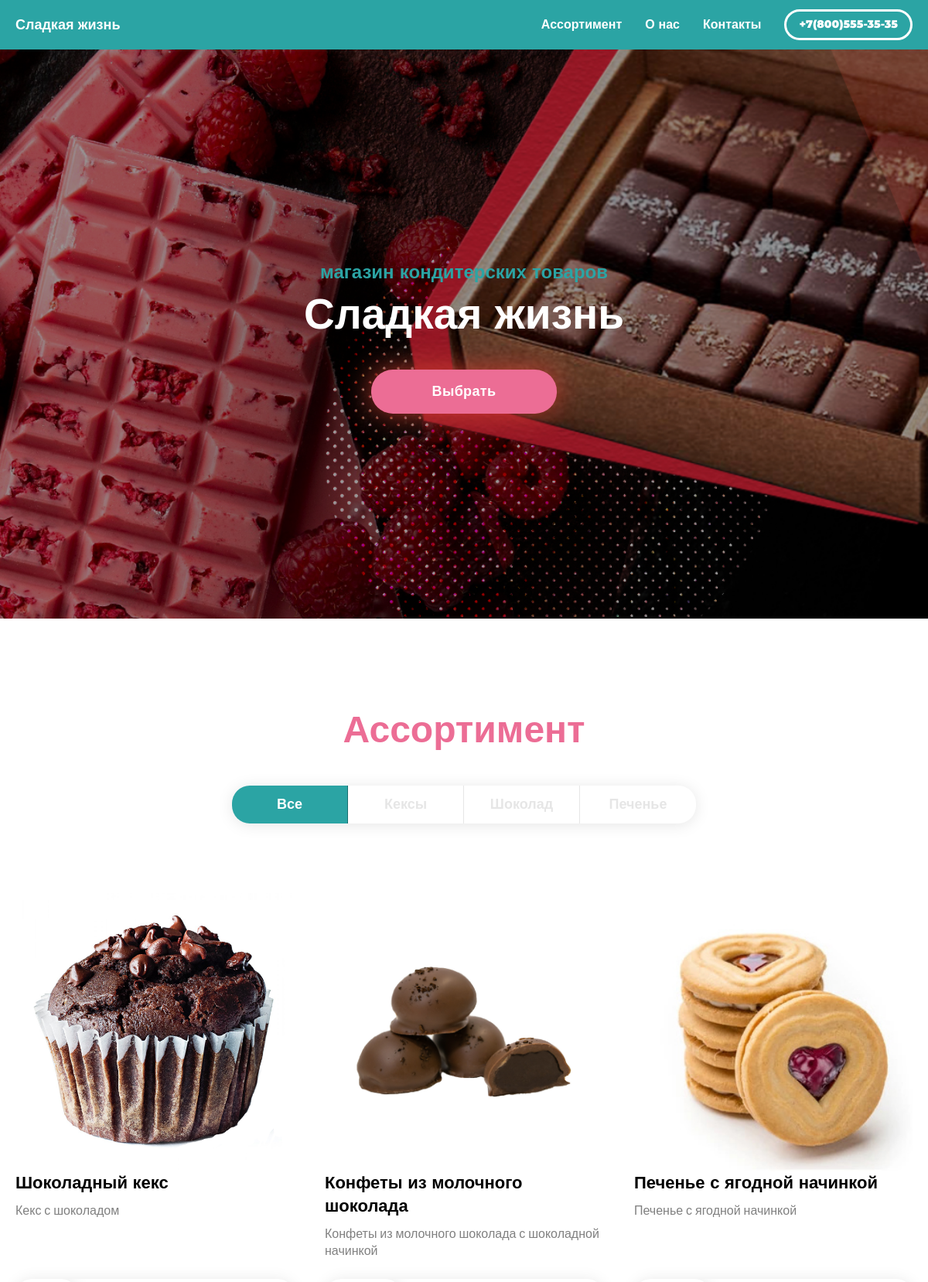
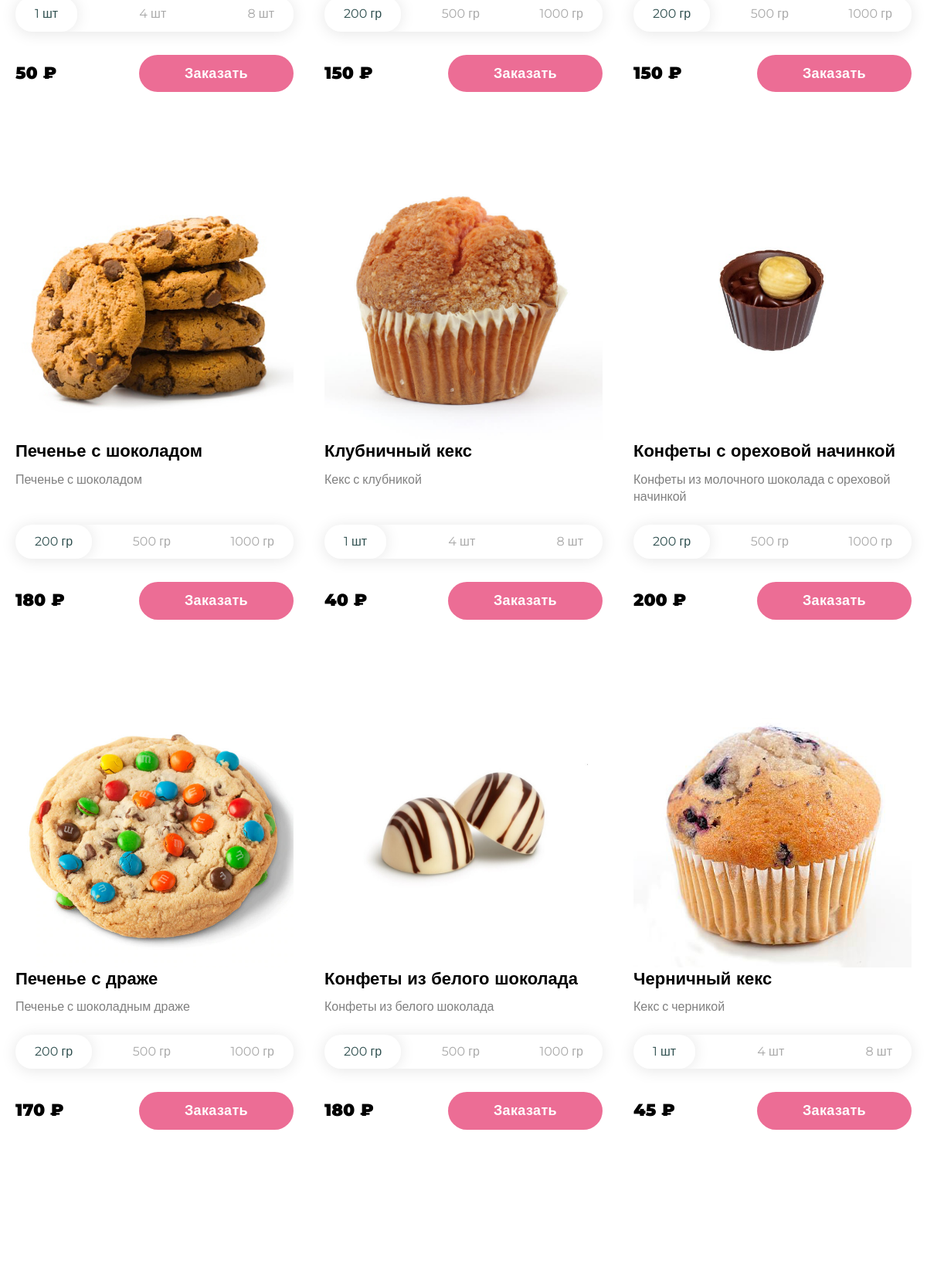
Screenshot of /Online-Store/project/index.php (upper part) with the database file from the repository (2 pictures, top to bottom).
### tables this page shows
CREATE TABLE `assortiment` (
  `id` int NOT NULL,
  `name` varchar(100) NOT NULL,
  `image` varchar(255) DEFAULT NULL,
  `text` text,
  `type` varchar(11) DEFAULT NULL,
  `small` varchar(11) DEFAULT '25 см',
  `medium` varchar(11) DEFAULT '30 см',
  `big` varchar(11) DEFAULT '35 см',
  `price_small` int DEFAULT '500',
  `price_medium` int DEFAULT '700',
  `price_big` int DEFAULT '900'
);

### Online-Store/project/index.php (the view, shortened to what this page needs)
<?php
include "database.php";
$result = mysqli_query($link,"SELECT * FROM assortiment");
 ?>
<!DOCTYPE html>
<html lang="ru">
<head>
    <link rel="stylesheet" href="css/normalize.css">
    <link rel="stylesheet" href="css/main.css">
    <link rel="stylesheet" href="css/section-top.css">
    <link rel="stylesheet" href="css/components.css">
    <link rel="stylesheet" href="css/header-page.css">
    <link rel="stylesheet" href="css/section-about.css">
    <link rel="stylesheet" href="css/section-contact.css">
    <link rel="stylesheet" href="css/footer-page.css">
    <link rel="stylesheet" href="css/popup.css">
</head>
<body>
    <header class="header-page">
    <div class="container header-page__container">
        <div class="header-page__start">
            <div class="header-page__text2">Сладкая жизнь</div>
        </div>
        <div class="header-page__end">
            <nav class="header-page__nav">
                <ul class="header-page__ul">
                    <li class="header-page__li">
                        <a class="header-page__link" href="#" data-scroll-to="section-catalog"><span class="header-page__text">Ассортимент</span></a>
                    </li>
                    <li class="header-page__li">
                        <a class="header-page__link" href="#" data-scroll-to="section-about"><span class="header-page__text"> О нас</span></a>
                    </li>
                    <li class="header-page__li">
                        <a class="header-page__link" href="#" data-scroll-to="section-contacts"><span class="header-page__text"> Контакты</span></a>
                    </li>
                </ul>
            </nav>
            <div class="phone">
                <a class="phone__item header-page__phone" href="tel:+78005553535">+7(800)555-35-35</a>
            </div>
        </div>
    </div>
    </header>
    <section class="section-top">
        <div class="container section-top__container">
            <div class="section-top__info">магазин кондитерских товаров</div>
            <h1 class="section-top__title">Сладкая жизнь</h1>
            <div class="section-top__btn">
                <button class="btn" type="button" data-scroll-to="section-catalog">Выбрать</button>
            </div>
       </div>
    </section>
    <section class="section-catalog">
    <div class="section section-catalog">
        <div class="container">
            <header class="section__header">
                <h2 class="page-title page-title--accent">Ассортимент</h2>
                    <nav class="catalog-nav">
                        <ul class="catalog-nav__wrapper">
                            <li class="catalog-nav__item">
                                <button class="catalog-nav__btn is-active" type="button" data-filter="all">Все</button>
                            </li>
                            <li class="catalog-nav__item">
                                <button class="catalog-nav__btn" type="button" data-filter="muffin">Кексы</button>
                            </li>
                            <li class="catalog-nav__item">
                                <button class="catalog-nav__btn" type="button" data-filter="chocolate">Шоколад</button>
                            </li>
                            <li class="catalog-nav__item">
                                <button class="catalog-nav__btn" type="button" data-filter="cookie">Печенье</button>
                            </li>
                        </ul>
                    </nav>
            </header>
            <div class="catalog js-catalog">
              <?php
              while ($food = mysqli_fetch_assoc($result)) {
                ?>
                <div class="catalog__item" data-category="<?php echo $food['type'] ?>">
                    <div class="product catalog__product js-product" data-product-price="<?php echo $food['price_small'] ?>" data-product-name="<?php echo $food['name'] ?>" data-product-attribute="<?php echo $food['small'] ?>" data-product-src="<?php echo $food['image'] ?>">
                        <img  src="<?php echo $food['image'] ?>" alt="" class="product__img">
                        <div class="product__content">
                            <h3 class="product__title"><?php echo $food['name'] ?></h3>
                            <p class="product__discription"><?php echo $food['text'] ?></p>
                        </div>
                        <footer class="product__footer">
                            <div class="product__sizes">
                                <button data-product-attribute-price="<?php echo $food['price_small'] ?>" data-product-attribute-value="<?php echo $food['small'] ?>" class="product__size js-btn-product-attribute is-active"  type="button">  <?php echo $food['small'] ?> </button>
                                <button data-product-attribute-price="<?php echo $food['price_medium'] ?>" data-product-attribute-value="<?php echo $food['medium'] ?>" class="product__size js-btn-product-attribute" type="button">  <?php echo $food['medium'] ?> </button>
                                <button data-product-attribute-price="<?php echo $food['price_big'] ?>" data-product-attribute-value="<?php echo $food['big'] ?>" class="product__size js-btn-product-attribute" type="button">  <?php echo $food['big'] ?> </button>
                            </div>
                            <div class="product__bottom">
                                <div class="product__price">
                                    <span class="product__price-value js-product-price-value"><?php echo $food['price_small'] ?></span>
                                    <span class="product__currently">&#8381</span>
                                </div>
                                <button type="button" class="btn product__btn js-btn-add-to-cart">Заказать</button>
                            </div>
                        </footer>
                    </div>
                </div>
                <?php
              }
               ?>
        </div>
        </div>
    </div>
    </section>
</body>
</html>

### Online-Store/project/css/main.css (style rules this page uses)
* { box-sizing: border-box; }
body { font-family: 'Roboto', sans-serif; font-weight: 300; font-size: 16px; line-height: 1.375; color: black; }
img { max-width: 100%; height: auto; }

### Online-Store/project/css/section-top.css (style rules this page uses)
.section-top { height: 100vh; min-height: 600px; background: #df69c8 url(../img/section-top/bg3.jpg) no-repeat center; background-size: cover; color: white; display: flex; justify-content: center; align-items: center; text-align: center; position: relative; padding: 170px 0 100px; }
.section-top::before { content: ''; position: absolute; top: 0; left: 0; background: rgba(0, 0, 0, 0.4); width: 100%; height: 100%; }
.section-top__container { position: relative; }
.container.section-top__container { width: 500px; }
.section-top__info { font-size: 24px; font-family: 'Montserrat', sans-serif; font-weight: 900; color: #2ba4a4; margin: 0; }
.section-top__title { font-family: 'Montserrat', sans-serif; font-size: 55px; font-weight: 900; margin: 0 0 35px; }

### Online-Store/project/css/components.css (style rules this page uses)
.btn { background: #ec6d95; color: white; display: inline-block; padding: 18px 20px; width: 240px; max-width: 100%; border-radius: 28px; font-size: 18px; font-family: 'Montserrat', sans-serif; font-weight: 900; cursor: pointer; border: 0; text-align: center; letter-spacing: 0.02em; box-shadow: 0px 0px 38px 0px rgb(212 66 50 / 90%); transition: color 0.2s, background 0.2s, opacity 0.2s; }
.container { padding: 0 20px; width: 1200px; max-width: 100%; margin: 0 auto; }
.phone__item { font-family: 'Montserrat', sans-serif; font-weight: 900; color: white; text-decoration: none; display: inline-block; border: 3px solid white; padding: 8px 16px; border-radius: 21.5px; transition: color 0.2s, background 0.2s, opacity 0.2s; }
.section { padding: 110px 0; }
.section__header { margin-bottom: 90px; }
.page-title { font-size: 48px; margin: 0 auto 40px; font-family: 'Montserrat', sans-serif; text-align: center; font-weight: 900; }
.page-title--accent { color: #ec6d95; }
.catalog-nav { display: flex; justify-content: center; }
.catalog-nav__wrapper { list-style: none; margin: 0; padding: 0; display: flex; box-shadow: 0px 2px 20px 0px rgba(0, 0, 0, 0.1); border-radius: 23px; overflow: hidden; }
.catalog-nav__btn { padding: 14px; border: 0; background-color: transparent; cursor: pointer; display: inline-block; text-align: center; min-width: 150px; font-size: 18px; font-family: 'Montserrat', sans-serif; font-weight: 900; color: #e6e6e6; border-right: 1px solid #e6e6e6; transition: border 0.2s, background 0.2s, color 0.2s; }
.catalog-nav__btn.is-active { background: #2ba4a4; color: white; border-color: #196f6f; }
.catalog-nav__item:last-of-type .catalog-nav__btn { border-right: 0; }
.catalog { display: flex; flex-wrap: wrap; margin: 0 -35px; }
.catalog__item { width: calc(100% / 3); margin-bottom: 90px; padding: 0 35px; }
@media (max-width: 1250px) { .catalog__item { padding-left: 20px; padding-right: 20px; } }
@media (max-width: 1250px) { .catalog { margin: 0 -20px; } }
.product { display: flex; flex-direction: column; height: 100%; }
.product__title { margin: 0 0 10px; font-family: 'Montserrat', sans-serif; font-weight: 900; font-size: 22px; }
.product__discription { margin: 0; color: grey; }
.product__content { margin-bottom: 25px; flex-grow: 1; }
.product__sizes { display: flex; margin-bottom: 30px; border-radius: 21px; overflow: hidden; box-shadow: 0px 2px 20px 0px rgba(0, 0, 0, 0.1); justify-content: space-between; }
.product__size { border: 0; background-color: transparent; cursor: pointer; display: inline-block; text-align: center; color: darkgrey; font-family: 'Montserrat', sans-serif; padding: 13px 33px; }
.product__size.is-active { color: darkslategrey; box-shadow: 0px 0px 20px 0px rgba(0, 0, 0, 0.1); border-radius: 21px; }
.product__price { font-family: 'Montserrat', sans-serif; font-size: 22px; font-weight: 900; }
.product__bottom { display: flex; align-items: center; justify-content: space-between; }
.product__btn { box-shadow: none; background: #ec6d95; width: 200px; padding: 14px 20px; }
@media (min-width: 993px) and (max-width: 1200px) { .product__size { padding: 13px 25px; } }

### rows the page displays
assortiment: image (picture), name "Шоколадный кекс", text "Кекс с шоколадом", small "1 шт", medium "4 шт", big "8 шт", price_small "50"
assortiment: image (picture), name "Конфеты из молочного шоколада", text "Конфеты из молочного шоколада с шоколадной начинкой", small "200 гр", medium "500 гр", big "1000 гр", price_small "150"
assortiment: image (picture), name "Печенье с ягодной начинкой", text "Печенье с ягодной начинкой", small "200 гр", medium "500 гр", big "1000 гр", price_small "150"
assortiment: image (picture), name "Печенье с шоколадом", text "Печенье с шоколадом", small "200 гр", medium "500 гр", big "1000 гр", price_small "180"
assortiment: image (picture), name "Клубничный кекс", text "Кекс с клубникой", small "1 шт", medium "4 шт", big "8 шт", price_small "40"
assortiment: image (picture), name "Конфеты с ореховой начинкой", text "Конфеты из молочного шоколада с ореховой начинкой", small "200 гр", medium "500 гр", big "1000 гр", price_small "200"
assortiment: image (picture), name "Печенье с драже", text "Печенье с шоколадным драже", small "200 гр", medium "500 гр", big "1000 гр", price_small "170"
assortiment: image (picture), name "Конфеты из белого шоколада", text "Конфеты из белого шоколада", small "200 гр", medium "500 гр", big "1000 гр", price_small "180"
assortiment: image (picture), name "Черничный кекс", text "Кекс с черникой", small "1 шт", medium "4 шт", big "8 шт", price_small "45"
